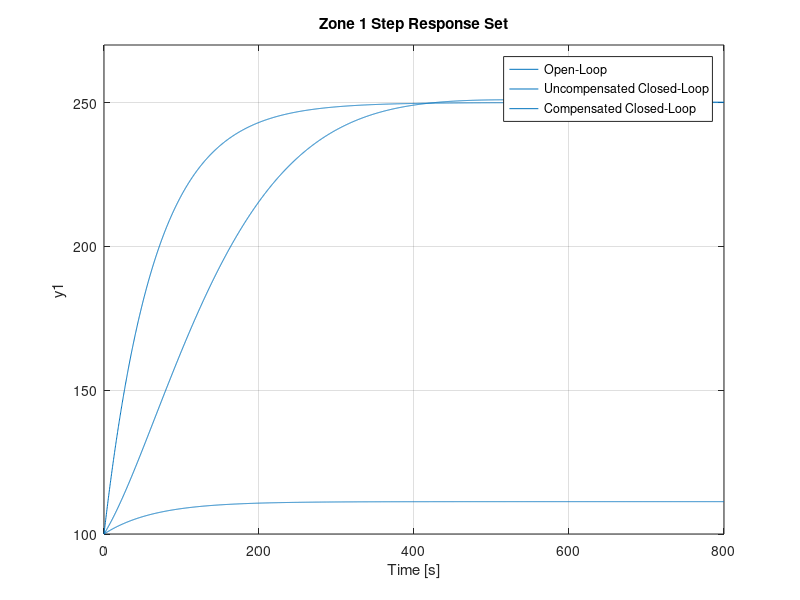
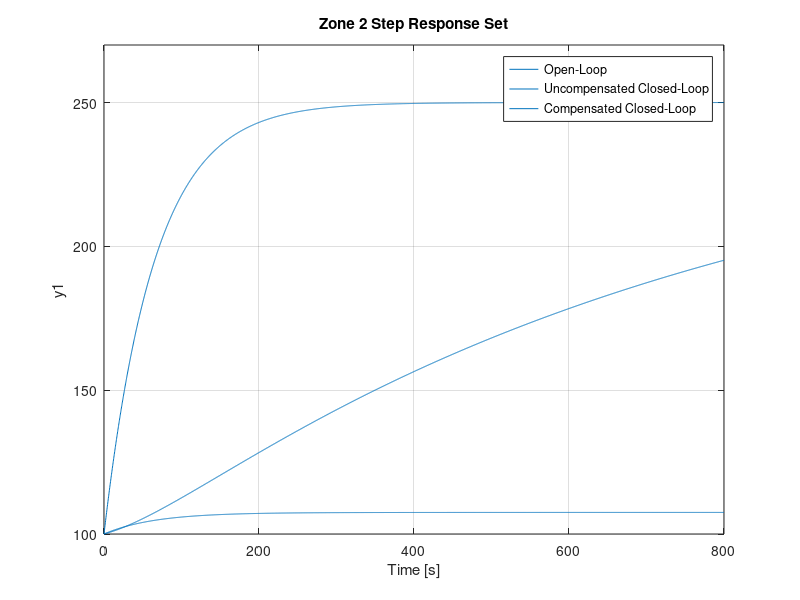
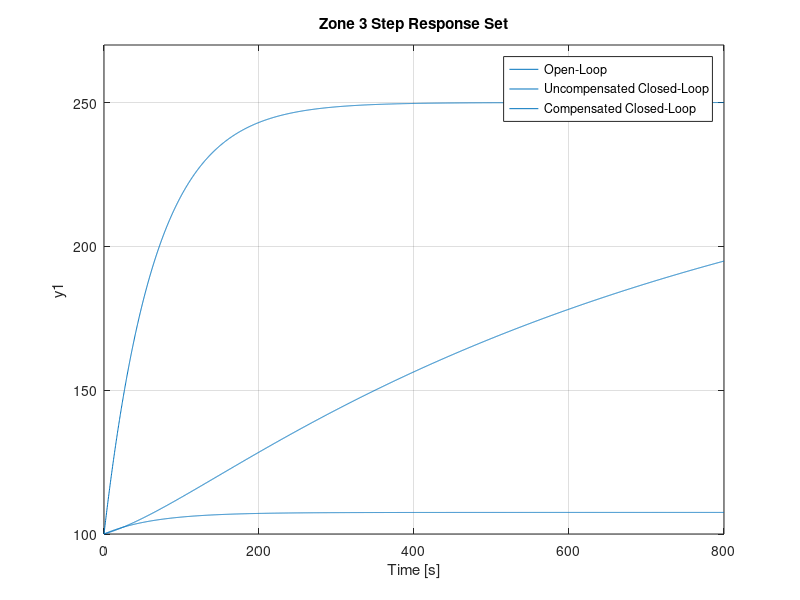
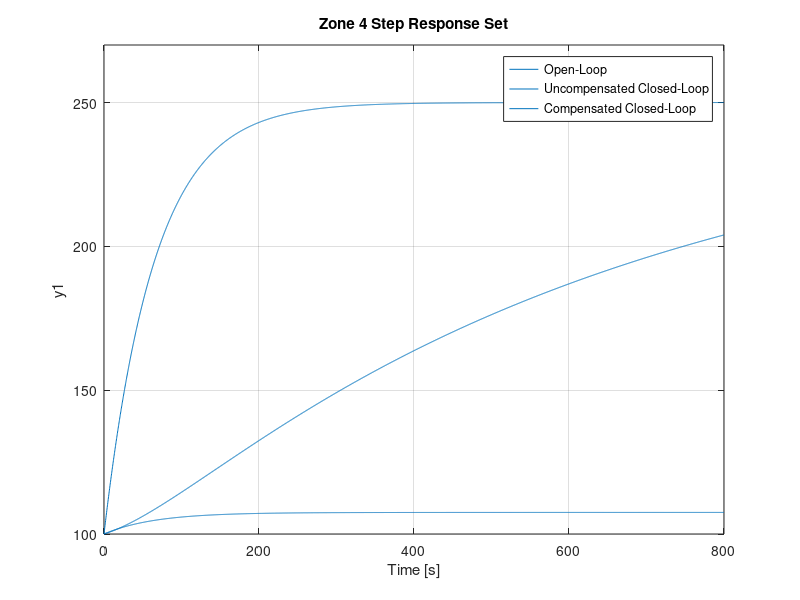

The MATLAB source for these figures, in order:
%% AMC160 Heater Band Zones Simulation
% Next stage of simulation after 'Zone1Test.m'. This code serves as a 
% simulation of all eight zones. Refer to 'Zone1Test.m' for guidance and 
% explanations

clear all
close all
clc

%% Data Section
s = tf('s'); % creates special variable 's' that can be used to create a transfer function model
time = 800; % elapsed time (secs), 12 mins
w = 250; % setpoint, °C

% initial temp of zone, °C (this will vary, look at SQL data when available
x = [100, 100, 100, 100, 100, 100, 100, 100]; % initial temperature of zone

ssT = x + 0.632 * (w - x); % 63.2% Steady State Temperature Change

% will need to determine wattage of each heater
power = [2000, 3000, 3000, 3000, 3000, 3000, 3000, 1000]; % heater wattage, W

% will need to determine tau for each zone
tau = [65, 65, 65, 65, 65, 65, 65, 65]; % thermal time constant

% will need to determine for each zone, but not entirely necessary
tau_null = [167, 167, 167, 167, 167, 167, 167, 167]; % thermal time constant for compensated closed-loop system

%% Controller Parameters
% PID Parameters for this specific heater zone are pulled from 
% S:\Electrical & Controls\AMC160\AMC160_ExtruderZonePIDParameters.

% PID Parameters Zones 1 - 8
Kp = [10.0, 2.512243, 2.705058, 2.902283, 2.9, 3.587241, 3.629854, 2.89523]; % proportional gain
Ti = [100.0, 99.51765, 107.6981, 98.82712, 95.0, 89.25153, 76.33755, 134.5546]; % derivative time delay
Td = [25.0, 25.21677, 27.25217, 25.0027, 25.0, 22.60847, 19.337365, 34.11558]; % integral action time delay
ts = [2.5211000E-01, 2.550063E-01, 2.573011E-01, 0.25766585, 2.580306E-01, 2.555074E-01, 0.25549115, 2.540359E-01]; % sampling time
a = 0.1; % coefficient for derivative-action delay
c = 0; % derivative action weighting
b = 2.5211000E-01; % proportional action weighting

%% Plant Model, Open-Loop and Compensated Closed-Loop Step Response

for zone = 1:8
    
    figure(zone)

    % Open-Loop Gain
    K = (w - x(zone))/power(zone); % °C/W, for every watt of heat dissipated, the temperature will rise by 'K'

    % Plant Transfer Function
    Gp = K/(tau(zone)*s+1); % first order thermal system (Classical Controls)
    t = 0:ts(zone):time;  % Time vector (seconds), 0.1s time step

    step(Gp * power(zone) + x(zone), t); % simulated open loop step response
    hold on

    Gcl_unc = feedback(Gp, 1); % uncompensated closed-loop feedback
    step(Gp * (w - x(zone)) + x(zone), t); % uncompensated closed loop step response

    hold on

    % Siemens Controller Implementation
    Gc = Kp(zone)*(b + 1/(Ti(zone)*s) + (Td(zone)*s/(a*Td(zone)*s+1))*c); % Siemens PID_TEMP alg. pulled from Siemens documentation

    Gcl_com = feedback(Gc*Gp, 1); % compensated system feedback
    step(Gcl_com * (w - x(zone)) + x(zone), t); % simulated step input for compensated system
    
    hold off
    grid on
    title(['Zone ', num2str(zone), ' Step Response Set'])
    legend("Open-Loop", "Uncompensated Closed-Loop", "Compensated Closed-Loop", Location="east")
    xlim([0 time]);
    ylim([100 w+20]);
end

%% Compensated Closed-Loop Step Response Collection

figure
hold on

for zone = 1:8
    K = (w - x(zone))/power(zone); % Open-Loop Gain
    Gp = K/(tau(zone)*s+1); % Plant Transfer Function
    Gc = Kp(zone)*(b + 1/(Ti(zone)*s) + (Td(zone)*s/(a*Td(zone)*s+1))*c); % Siemens PID_TEMP alg.
    t = 0:ts(zone):time;
    Gcl_com = feedback(Gc*Gp, 1); % compensated system feedback
    step(Gcl_com * (w - x(zone)) + x(zone), t); % simulated step input for compensated system
end

hold off
grid on
title("Compensated Closed-Loop Step Responses")
legend("Zone 1", "Zone 2", "Zone 3", "Zone 4", "Zone 5", "Zone 6", "Zone 7", "Zone 8", Location="northwest")
xlim([0 time]);
ylim([100 w+20]);
